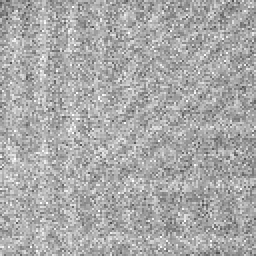
%> input picture Procesamiento de imagenes/New folder/guia6 (1)/Guia6(Salo)/Guia6(Salo)/ciego (1)/art_arcnoise_test1.png, 128 x 128 px (shown 2 times larger)
$ octave --eval "result = LBP('ciego (1)/art_arcnoise_test1.png');"   (GNU Octave 9; MATLAB toolbox functions it lacks are replaced by stand-ins)
%> lines starting %> are read from the running program, lines starting %| are printed output that depends on the picture
function [VCK,Hist]=LBP(name)
%> called with name = 'ciego (1)/art_arcnoise_test1.png'


    Im=double(imread(name));
%> Im: size 128x128 double; min 74, max 255, mean 169; mean of the top-left, top-right, bottom-left and bottom-right quarters 170.9, 166.3, 174.2, 164.7
    [f,c] = size(Im);
%> f = 128; c = 128
    Pesos=[1 2 4 ; 128 1 8 ; 64 32 16];
    U=zeros(3,3);

    A=0;
    B=0;
    C=0;
    D=0;
    E=0;
    F=0;
    G=0;
    H=0;
    I=0;

        for i=2:1:c-1
            for j=2:1:f-1

                if Im(i-1,j-1) < Im(i,j)
                   U(1,1)=0;
                else if Im(i-1,j-1) >= Im(i,j)
                        U(1,1)=1;
                    end
                end

                if Im(i-1,j) < Im(i,j)
                   U(1,2)=0;
                else if Im(i-1,j) >= Im(i,j)
                        U(1,2)=1;
                    end
                end

                 if Im(i-1,j+1) < Im(i,j)
                    U(1,3)=0;
                 else if Im(i-1,j+1) >= Im(i,j)
                         U(1,3)=1;
                     end
                end

                 if Im(i,j-1) >= Im(i,j)
                   U(2,1)=1;
                 else if Im(i,j-1) < Im(i,j)
                         U(2,1)=0;
                     end
                end

                if Im(i,j) == Im(i,j)
                   U(2,2)=0;
                end

                if Im(i,j+1) < Im(i,j)
                   U(2,3)=0;
                else if Im(i,j+1) >= Im(i,j)
                        U(2,3)=1;
                    end
                end

                  if Im(i+1,j-1) < Im(i,j)
                   U(3,1)=0;
                  else if Im(i+1,j-1) >= Im(i,j)
                          U(3,1)=1;
                      end
                  end

                if Im(i+1,j) < Im(i,j)
                   U(3,2)=0;
                else if Im(i+1,j) >= Im(i,j)
                        U(3,2)=1;
                    end
                end

                if Im(i+1,j+1) < Im(i,j)
                   U(3,3)=0;
                else if Im(i+1,j+1) >= Im(i,j)
                        U(3,3)=1;
                    end
                end

                V=U.*Pesos;

                for x=1:1:3
                    for y=1:1:3

                        Num=V(x,y);

                        if Num==0
                           A=A+1;
                        else if Num==1
                                B=B+1;
                            else if Num==2
                                    C=C+1;
                                else if Num==4
                                        D=D+1;
                                    else if Num==8
                                            E=E+1;
                                        else if Num==16
                                                F=F+1;
                                            else if Num==32
                                                    G=G+1;
                                                else if Num==64
                                                        H=H+1;
                                                    else if Num==128
                                                            I=I+1;
                                                        end
                                                    end
                                                end
                                            end
                                        end
                                    end
                                end
                            end
                        end

                    end
                end


                S=sum(sum(V));

                VCK(i-1,j-1)=S;

            end
        end
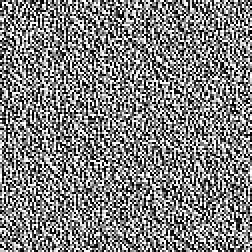
%> VCK: size 126x126 double (shown 2 times larger); min 0, max 255, mean 129.1
%> after the loop, A = 78674; B = 7970; C = 8001; D = 8023; E = 8018; F = 8083; G = 8053; H = 8024; I = 8038; U = [0 0 0; 0 0 0; 0 0 0]

    Hist=[B,C,D,E,F,G,H,I];
%> Hist = [7970 8001 8023 8018 8083 8053 8024 8038]


end

$ run again, on Procesamiento de imagenes/New folder/guia6 (1)/Guia6(Salo)/Guia6(Salo)/ciego (1)/art_arcnoise_test10.png
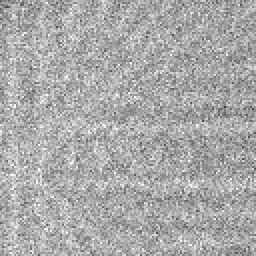
%> input picture Procesamiento de imagenes/New folder/guia6 (1)/Guia6(Salo)/Guia6(Salo)/ciego (1)/art_arcnoise_test10.png, 128 x 128 px (shown 2 times larger)
%> after the loop in LBP, `for i=2:1:c-1`:
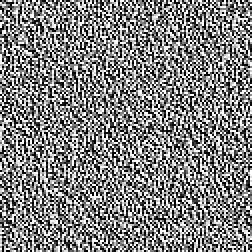
%> VCK: size 126x126 double (shown 2 times larger); min 0, max 255, mean 129.7
%> after the loop in LBP, `for i=2:1:c-1`: A = 78636; B = 7953; C = 8056; D = 8045; E = 7937; F = 8107; G = 7983; H = 8042; I = 8125; U = [1 1 0; 0 0 1; 0 0 1]
%> Hist = [7953 8056 8045 7937 8107 7983 8042 8125]

$ run again, on Procesamiento de imagenes/New folder/guia6 (1)/Guia6(Salo)/Guia6(Salo)/ciego (1)/art_arcnoise_test11.png
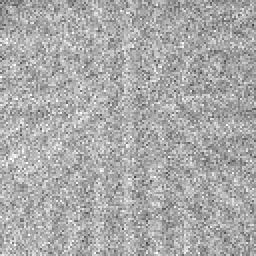
%> input picture Procesamiento de imagenes/New folder/guia6 (1)/Guia6(Salo)/Guia6(Salo)/ciego (1)/art_arcnoise_test11.png, 128 x 128 px (shown 2 times larger)
%> after the loop in LBP, `for i=2:1:c-1`:
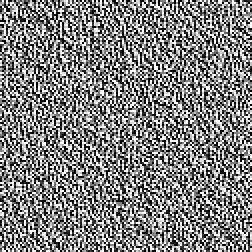
%> VCK: size 126x126 double (shown 2 times larger); min 0, max 255, mean 128.8
%> after the loop in LBP, `for i=2:1:c-1`: A = 78727; B = 7942; C = 7994; D = 8019; E = 8026; F = 8113; G = 8046; H = 8011; I = 8006; U = [0 0 0; 1 0 0; 1 0 1]
%> Hist = [7942 7994 8019 8026 8113 8046 8011 8006]

$ run again, on Procesamiento de imagenes/New folder/guia6 (1)/Guia6(Salo)/Guia6(Salo)/ciego (1)/art_arcnoise_test12.png
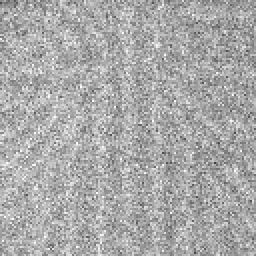
%> input picture Procesamiento de imagenes/New folder/guia6 (1)/Guia6(Salo)/Guia6(Salo)/ciego (1)/art_arcnoise_test12.png, 128 x 128 px (shown 2 times larger)
%> after the loop in LBP, `for i=2:1:c-1`:
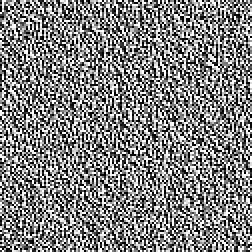
%> VCK: size 126x126 double (shown 2 times larger); min 0, max 255, mean 129.6
%> after the loop in LBP, `for i=2:1:c-1`: A = 78676; B = 7961; C = 7947; D = 7982; E = 7978; F = 8101; G = 8096; H = 8068; I = 8075; U = [0 0 0; 1 0 0; 1 1 0]
%> Hist = [7961 7947 7982 7978 8101 8096 8068 8075]
